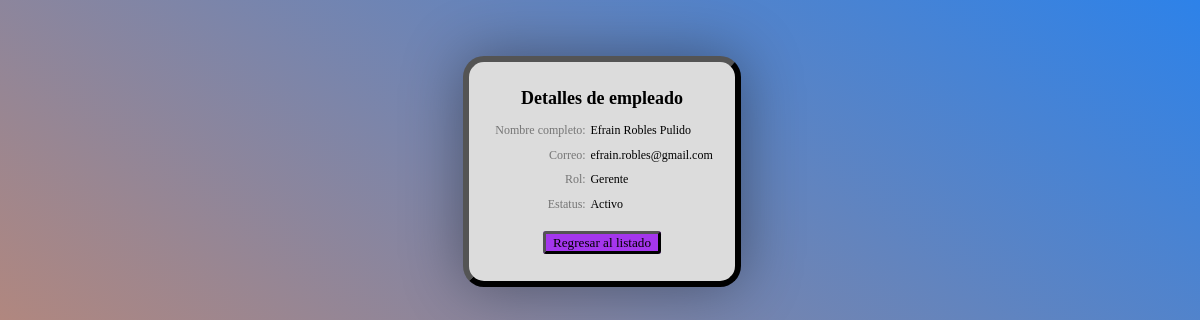
Screenshot of /B4/Administrador/empleados_detalles.php?id=1 with the database file from the repository.
### tables this page shows
CREATE TABLE `empleados` (
  `id` int(11) NOT NULL,
  `nombre` varchar(128) NOT NULL,
  `apellidos` varchar(128) NOT NULL,
  `correo` varchar(128) NOT NULL,
  `pass` varchar(32) NOT NULL,
  `rol` int(1) NOT NULL,
  `archivo_n` varchar(255) NOT NULL,
  `archivo` varchar(128) NOT NULL,
  `status` int(1) NOT NULL DEFAULT 1,
  `eliminado` int(1) NOT NULL DEFAULT 0
);

### B4/Administrador/empleados_detalles.php (the view, shortened to what this page needs)
<?php
    $con = conecta();
    $id = $_REQUEST['id'];
?>
<html>
    <head>
        <link href="./css/style_detallesEmpleado.css?v=<?php echo time(); ?>" rel="stylesheet" type="text/css">
    </head>
    <body>
        <br><br><br>
        <div id="contenedor">
            <h1>Detalles de empleado</h1>
            <?php
                $sql = "SELECT * FROM empleados
                WHERE id = $id AND eliminado = 0";
                $res = $con->query($sql);
                if ($row = $res->fetch_array()) {
                        $nombre = $row["nombre"];
                        $apellidos = $row["apellidos"];
                        $correo = $row["correo"];
                        $estatus = $row["status"]==0?"Inactivo":"Activo";
                        if ($row["rol"] == 1){
                            $rol = "Gerente";
                        }elseif ($row["rol"] == 2){
                            $rol = "Ejecutivo";
                        }
                        echo "
                        <div id='data'>
                            <div id='etiqueta'>Nombre completo: </div>
                            <div id='info'>$nombre $apellidos</div>
                        </div>
                        <div id='data'>
                            <div id='etiqueta'>Correo: </div>
                            <div id='info'>$correo</div>
                        </div>
                        <div id='data'>
                            <div id='etiqueta'>Rol: </div>
                            <div id='info'>$rol</div>
                        </div>
                        <div id='data'>
                            <div id='etiqueta'>Estatus: </div>
                            <div id='info'>$estatus</div>
                        </div>";
                } else {
                    echo "No se encontraron resultados para la ID deseado";
                }
            ?>
            <br>
            <a class="opciones" id="regresar" href="./empleados_lista.php">Regresar al listado</a> <br><br>
        </div>
    </body>
</html>

### B4/Administrador/css/style_detallesEmpleado.css (style rules this page uses)
body { background: linear-gradient(-145deg,#2d82e9,#e78953); font-size: 14px; width: 99%; }
#contenedor { margin:auto; padding: 1em; text-align: center; width:20%; box-shadow: 0 0 60px rgba(0, 0, 0, 0.38); border-radius: 1.5em; border: 6px outset black; background-color: gainsboro; }
#contenedor #data { display: flex; margin: 2% 0; padding: 1% 0; text-align: center; align-items: center; justify-items: center; }
#contenedor #etiqueta { color:#767676; font-size: 1vw; text-align: left; width: 44%; text-align: right; }
#contenedor #info { font-size: 1vw; border: 1px black; width: 56%; text-align: left; justify-self: left; padding-left: 2%; }
#contenedor .opciones#regresar { font-size: 1.1vw; color:#000000; border: 3px outset black; background-color: #9406f2c5; padding:0.1em 0.5em; text-decoration: none; border-radius: 0.25em; margin: 20px; }
h1 { text-align: center; font-size: 1.5vw; }

### rows the page displays
empleados: nombre "Efrain", apellidos "Robles Pulido", correo "efrain.robles@gmail.com", rol "Gerente", status "Activo"
